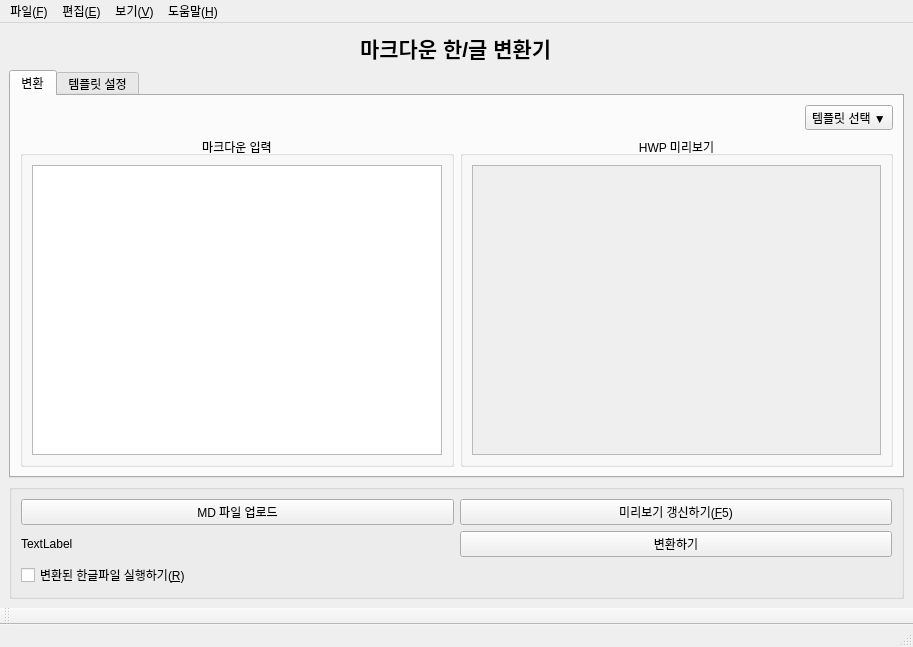
<?xml version="1.0" encoding="UTF-8"?>
<ui version="4.0">
 <class>MainWindow</class>
 <widget class="QMainWindow" name="MainWindow">
  <property name="geometry">
   <rect>
    <x>0</x>
    <y>0</y>
    <width>913</width>
    <height>647</height>
   </rect>
  </property>
  <property name="windowTitle">
   <string>MDTOHWP</string>
  </property>
  <property name="windowIcon">
   <iconset resource="resource.qrc">
    <normaloff>:/icon/icon.jpg</normaloff>:/icon/icon.jpg</iconset>
  </property>
  <property name="toolButtonStyle">
   <enum>Qt::ToolButtonStyle::ToolButtonIconOnly</enum>
  </property>
  <widget class="QWidget" name="centralwidget">
   <layout class="QGridLayout" name="gridLayout">
    <item row="1" column="1">
     <widget class="QTabWidget" name="tabWidget">
      <property name="cursor">
       <cursorShape>ArrowCursor</cursorShape>
      </property>
      <property name="layoutDirection">
       <enum>Qt::LayoutDirection::LeftToRight</enum>
      </property>
      <property name="currentIndex">
       <number>0</number>
      </property>
      <widget class="QWidget" name="tab">
       <attribute name="title">
        <string>변환</string>
       </attribute>
       <layout class="QGridLayout" name="gridLayout_2">
        <item row="1" column="0">
         <widget class="QGroupBox" name="groupBox_2">
          <property name="layoutDirection">
           <enum>Qt::LayoutDirection::LeftToRight</enum>
          </property>
          <property name="autoFillBackground">
           <bool>false</bool>
          </property>
          <property name="title">
           <string>마크다운 입력</string>
          </property>
          <property name="alignment">
           <set>Qt::AlignmentFlag::AlignCenter</set>
          </property>
          <property name="flat">
           <bool>true</bool>
          </property>
          <layout class="QGridLayout" name="gridLayout_4">
           <item row="0" column="0">
            <widget class="QTextEdit" name="textEdit"/>
           </item>
          </layout>
         </widget>
        </item>
        <item row="1" column="1">
         <widget class="QGroupBox" name="groupBox_3">
          <property name="autoFillBackground">
           <bool>false</bool>
          </property>
          <property name="title">
           <string>HWP 미리보기</string>
          </property>
          <property name="alignment">
           <set>Qt::AlignmentFlag::AlignCenter</set>
          </property>
          <property name="flat">
           <bool>true</bool>
          </property>
          <layout class="QGridLayout" name="gridLayout_5">
           <item row="1" column="0">
            <widget class="QScrollArea" name="pdfViewerArea">
             <property name="widgetResizable">
              <bool>true</bool>
             </property>
             <widget class="QWidget" name="scrollAreaWidgetContents">
              <property name="geometry">
               <rect>
                <x>0</x>
                <y>0</y>
                <width>410</width>
                <height>321</height>
               </rect>
              </property>
             </widget>
            </widget>
           </item>
          </layout>
         </widget>
        </item>
        <item row="0" column="1">
         <widget class="QToolButton" name="toolButton">
          <property name="layoutDirection">
           <enum>Qt::LayoutDirection::RightToLeft</enum>
          </property>
          <property name="text">
           <string>템플릿 선택 ▼</string>
          </property>
         </widget>
        </item>
       </layout>
      </widget>
      <widget class="QWidget" name="tab_template">
       <attribute name="title">
        <string>템플릿 설정</string>
       </attribute>
      </widget>
     </widget>
    </item>
    <item row="0" column="1" alignment="Qt::AlignmentFlag::AlignHCenter">
     <widget class="QLabel" name="label">
      <property name="font">
       <font>
        <pointsize>16</pointsize>
        <bold>true</bold>
       </font>
      </property>
      <property name="text">
       <string>마크다운 한/글 변환기</string>
      </property>
     </widget>
    </item>
    <item row="2" column="1">
     <widget class="QGroupBox" name="groupBox">
      <property name="layoutDirection">
       <enum>Qt::LayoutDirection::LeftToRight</enum>
      </property>
      <property name="title">
       <string/>
      </property>
      <property name="flat">
       <bool>true</bool>
      </property>
      <layout class="QGridLayout" name="gridLayout_3">
       <item row="6" column="0" colspan="2">
        <widget class="QCheckBox" name="hwpruncheck">
         <property name="layoutDirection">
          <enum>Qt::LayoutDirection::LeftToRight</enum>
         </property>
         <property name="text">
          <string>변환된 한글파일 실행하기(&amp;R)</string>
         </property>
        </widget>
       </item>
       <item row="1" column="1">
        <widget class="QPushButton" name="pushButton_preview">
         <property name="text">
          <string>미리보기 갱신하기(&amp;F5)</string>
         </property>
         <property name="shortcut">
          <string>F5</string>
         </property>
        </widget>
       </item>
       <item row="2" column="1">
        <widget class="QPushButton" name="pushButton">
         <property name="cursor">
          <cursorShape>PointingHandCursor</cursorShape>
         </property>
         <property name="text">
          <string>변환하기</string>
         </property>
        </widget>
       </item>
       <item row="2" column="0">
        <widget class="QLabel" name="template_label">
         <property name="text">
          <string>TextLabel</string>
         </property>
        </widget>
       </item>
       <item row="1" column="0">
        <widget class="QPushButton" name="pushButton_open">
         <property name="cursor">
          <cursorShape>PointingHandCursor</cursorShape>
         </property>
         <property name="text">
          <string>MD 파일 업로드</string>
         </property>
        </widget>
       </item>
      </layout>
     </widget>
    </item>
   </layout>
  </widget>
  <widget class="QMenuBar" name="menubar">
   <property name="geometry">
    <rect>
     <x>0</x>
     <y>0</y>
     <width>913</width>
     <height>22</height>
    </rect>
   </property>
   <widget class="QMenu" name="menu_F">
    <property name="title">
     <string>파일(&amp;F)</string>
    </property>
    <addaction name="action_open"/>
    <addaction name="action_save"/>
    <addaction name="action_close"/>
   </widget>
   <widget class="QMenu" name="menu_E">
    <property name="title">
     <string>편집(&amp;E)</string>
    </property>
    <addaction name="action_copy"/>
    <addaction name="separator"/>
    <addaction name="action_find"/>
   </widget>
   <widget class="QMenu" name="menu_V">
    <property name="title">
     <string>보기(&amp;V)</string>
    </property>
    <widget class="QMenu" name="menu">
     <property name="title">
      <string>확대하기/축소하기</string>
     </property>
     <addaction name="action_zoom_in"/>
     <addaction name="action_zoom_out"/>
    </widget>
    <addaction name="menu"/>
    <addaction name="separator"/>
    <addaction name="action_8"/>
   </widget>
   <widget class="QMenu" name="menu_H">
    <property name="title">
     <string>도움말(&amp;H)</string>
    </property>
    <addaction name="action_H"/>
   </widget>
   <addaction name="menu_F"/>
   <addaction name="menu_E"/>
   <addaction name="menu_V"/>
   <addaction name="menu_H"/>
  </widget>
  <widget class="QStatusBar" name="statusbar"/>
  <widget class="QToolBar" name="toolBar">
   <property name="windowTitle">
    <string>toolBar</string>
   </property>
   <attribute name="toolBarArea">
    <enum>BottomToolBarArea</enum>
   </attribute>
   <attribute name="toolBarBreak">
    <bool>false</bool>
   </attribute>
  </widget>
  <action name="action_open">
   <property name="text">
    <string>열기(&amp;O)</string>
   </property>
   <property name="shortcut">
    <string>Ctrl+O</string>
   </property>
  </action>
  <action name="action_copy">
   <property name="text">
    <string>복사(C)</string>
   </property>
   <property name="shortcut">
    <string>Ctrl+C</string>
   </property>
  </action>
  <action name="action_find">
   <property name="text">
    <string>찾기(F)</string>
   </property>
   <property name="shortcut">
    <string>Ctrl+F</string>
   </property>
  </action>
  <action name="action_save">
   <property name="text">
    <string>파일 저장(&amp;S)</string>
   </property>
   <property name="shortcut">
    <string>Ctrl+S</string>
   </property>
  </action>
  <action name="action_1">
   <property name="text">
    <string>사용자 서식 1</string>
   </property>
  </action>
  <action name="action_2">
   <property name="text">
    <string>사용자 서식 2</string>
   </property>
  </action>
  <action name="action_3">
   <property name="text">
    <string>사용자 서식 3</string>
   </property>
  </action>
  <action name="action_5">
   <property name="text">
    <string>사용자 서식 추가...</string>
   </property>
  </action>
  <action name="action_8">
   <property name="text">
    <string>밝게/어둡게</string>
   </property>
  </action>
  <action name="action_close">
   <property name="text">
    <string>끝내기(&amp;X)</string>
   </property>
   <property name="shortcut">
    <string>Ctrl+X</string>
   </property>
  </action>
  <action name="action_zoom_in">
   <property name="text">
    <string>확대하기(&amp;i)</string>
   </property>
   <property name="shortcut">
    <string>Ctrl+=</string>
   </property>
  </action>
  <action name="action_zoom_out">
   <property name="text">
    <string>축소하기(&amp;O)</string>
   </property>
   <property name="shortcut">
    <string>Ctrl+-</string>
   </property>
  </action>
  <action name="action_H">
   <property name="text">
    <string>도움말 보기(&amp;H)</string>
   </property>
  </action>
 </widget>
 <resources>
  <include location="resource.qrc"/>
 </resources>
 <connections/>
 <designerdata>
  <property name="gridDeltaX">
   <number>10</number>
  </property>
  <property name="gridDeltaY">
   <number>10</number>
  </property>
  <property name="gridSnapX">
   <bool>true</bool>
  </property>
  <property name="gridSnapY">
   <bool>true</bool>
  </property>
  <property name="gridVisible">
   <bool>true</bool>
  </property>
 </designerdata>
</ui>
